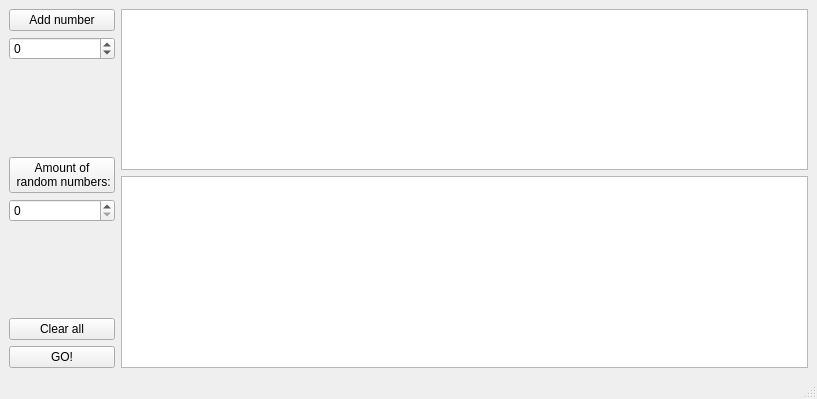
<?xml version="1.0" encoding="UTF-8"?>
<ui version="4.0">
 <class>MainWindow</class>
 <widget class="QMainWindow" name="MainWindow">
  <property name="geometry">
   <rect>
    <x>0</x>
    <y>0</y>
    <width>817</width>
    <height>399</height>
   </rect>
  </property>
  <property name="windowTitle">
   <string>MainWindow</string>
  </property>
  <widget class="QWidget" name="centralwidget">
   <layout class="QGridLayout" name="gridLayout" rowstretch="2,0">
    <item row="0" column="2">
     <widget class="QTextBrowser" name="textBrowser_2">
      <property name="html">
       <string>&lt;!DOCTYPE HTML PUBLIC &quot;-//W3C//DTD HTML 4.0//EN&quot; &quot;http://www.w3.org/TR/REC-html40/strict.dtd&quot;&gt;
&lt;html&gt;&lt;head&gt;&lt;meta name=&quot;qrichtext&quot; content=&quot;1&quot; /&gt;&lt;meta charset=&quot;utf-8&quot; /&gt;&lt;style type=&quot;text/css&quot;&gt;
p, li { white-space: pre-wrap; }
hr { height: 1px; border-width: 0; }
li.unchecked::marker { content: &quot;\2610&quot;; }
li.checked::marker { content: &quot;\2612&quot;; }
&lt;/style&gt;&lt;/head&gt;&lt;body style=&quot; font-family:'Ubuntu'; font-size:11pt; font-weight:400; font-style:normal;&quot;&gt;
&lt;p style=&quot;-qt-paragraph-type:empty; margin-top:0px; margin-bottom:0px; margin-left:0px; margin-right:0px; -qt-block-indent:0; text-indent:0px;&quot;&gt;&lt;br /&gt;&lt;/p&gt;&lt;/body&gt;&lt;/html&gt;</string>
      </property>
     </widget>
    </item>
    <item row="1" column="2">
     <widget class="QTextBrowser" name="textBrowser"/>
    </item>
    <item row="0" column="0" rowspan="2">
     <layout class="QVBoxLayout" name="verticalLayout">
      <item>
       <widget class="QPushButton" name="pushButton">
        <property name="text">
         <string>Add number</string>
        </property>
       </widget>
      </item>
      <item>
       <widget class="QSpinBox" name="spinBox">
        <property name="minimum">
         <number>-10000</number>
        </property>
        <property name="maximum">
         <number>10000</number>
        </property>
       </widget>
      </item>
      <item>
       <spacer name="verticalSpacer">
        <property name="orientation">
         <enum>Qt::Vertical</enum>
        </property>
        <property name="sizeHint" stdset="0">
         <size>
          <width>20</width>
          <height>40</height>
         </size>
        </property>
       </spacer>
      </item>
      <item>
       <widget class="QPushButton" name="pushButton_2">
        <property name="text">
         <string>Amount of
 random numbers:</string>
        </property>
       </widget>
      </item>
      <item>
       <widget class="QSpinBox" name="spinBox_2"/>
      </item>
      <item>
       <spacer name="verticalSpacer_2">
        <property name="orientation">
         <enum>Qt::Vertical</enum>
        </property>
        <property name="sizeHint" stdset="0">
         <size>
          <width>20</width>
          <height>40</height>
         </size>
        </property>
       </spacer>
      </item>
      <item>
       <widget class="QPushButton" name="pushButton_4">
        <property name="text">
         <string>Clear all</string>
        </property>
       </widget>
      </item>
      <item>
       <widget class="QPushButton" name="pushButton_3">
        <property name="text">
         <string>GO!</string>
        </property>
       </widget>
      </item>
     </layout>
    </item>
   </layout>
  </widget>
  <widget class="QMenuBar" name="menubar">
   <property name="geometry">
    <rect>
     <x>0</x>
     <y>0</y>
     <width>817</width>
     <height>26</height>
    </rect>
   </property>
  </widget>
  <widget class="QStatusBar" name="statusbar"/>
 </widget>
 <resources/>
 <connections/>
</ui>
